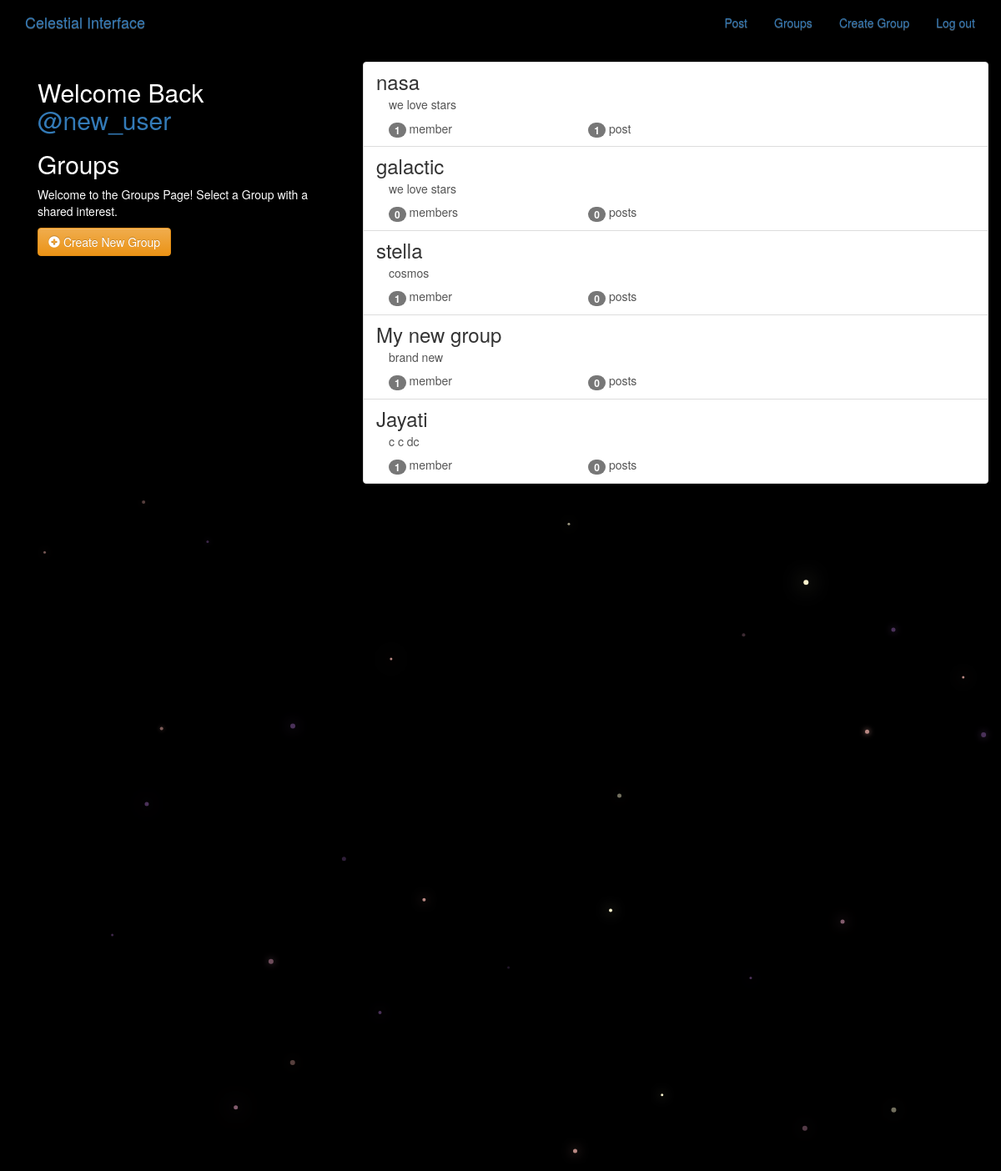
Page /groups/ (signed in) on the committed database.
### groups/models.py (models this page shows, shortened)
class Group(models.Model):
    name = models.CharField(max_length=128,unique=True)
    slug = models.SlugField(allow_unicode=True,unique=True) #to avoid overlappping of the group names
    description= models.TextField(blank=True,default='')
    description_html=models.TextField(editable=False,default='',blank=True)
    member= models.ManyToManyField(User,through='GroupMember')

### groups/views.py (the view)
# urls.py: path('',views.ListGroupView.as_view(),name="all"),
class ListGroupView(generic.ListView):   #shows the list of all available groups made
    model=Group

### groups/templates/groups/group_list.html
{% extends "groups/group_base.html" %}
{% block pregroup %}
<div class="col-md-4">
    <div class="content">
        {% if user.is_authenticated %}
                <h2>
                    Welcome Back
                    <a href="{% url 'posts:for_user' username=user.username %}">@{{ user.username }}</a>
                </h2>
        {% endif %}
        <h2>Groups</h2>
        <p>Welcome to the Groups Page! Select a Group with a shared interest.</p>
    </div>
    {% if user.is_authenticated %}
    <a href="{% url 'groups:create' %}" class="btn btn-md btn-fill btn-warning"><span class="glyphicon glyphicon-plus-sign"></span> Create New Group</a>
	{% endif %}
</div>
{% endblock %}
{% block group_content %}
<div class="col-md-8">
    <div class="list-group">
        {% for group in object_list %}
            <a class="list-group-item" href="{% url 'groups:single'  slug=group.slug %}">
                <h3 class="title list-group-item-heading">{{ group.name }}</h3>
                <div class="title list-group-item-text container-fluid">{{ group.description_html|safe }}
                    <div class="row">
                        <div class="col-md-4">
                            <span class="badge">{{ group.member.count }}</span> member{{ group.member.count|pluralize }}
                        </div>
                        <div class="col-md-4">
                            <span class="badge">{{ group.posts.count }}</span> post{{ group.posts.count|pluralize }}
                        </div>
                    </div>
                </div>
            </a>
        {% endfor %}
    </div>
</div>
{% endblock %}

### static/social_clone/css/master.css (style rules this page uses)
body { margin: 0; overflow: hidden; background-color: black; color:white; }

### rows in the picture
Group: name "nasa", description_html "we love stars", member.count "1", posts.count "1"
Group: name "galactic", description_html "we love stars", member.count "0", posts.count "0"
Group: name "stella", description_html "cosmos", member.count "1", posts.count "0"
Group: name "My new group", description_html "brand new", member.count "1", posts.count "0"
Group: name "Jayati", description_html "c c dc", member.count "1", posts.count "0"

### other values in the picture
{{ user.username }} "new_user"
